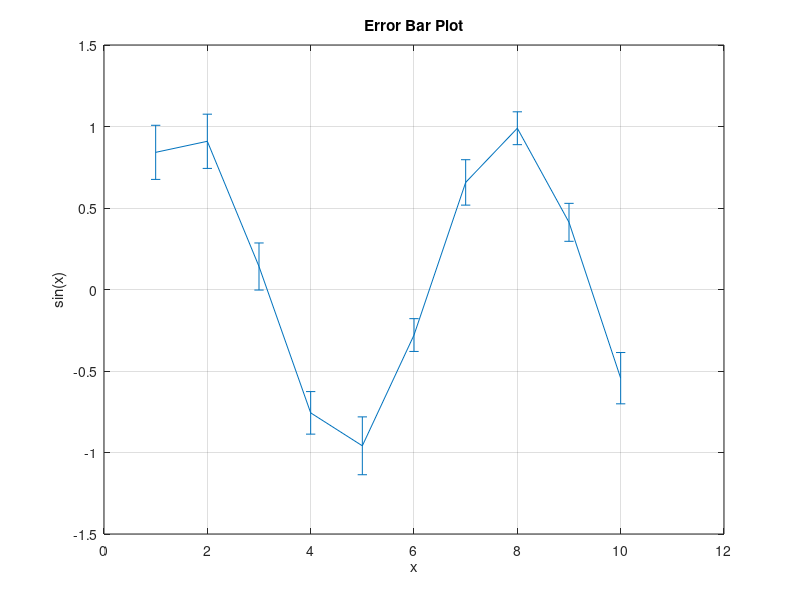

Recreate this plot in MATLAB.
% errorbar - Line plot with error bars
% Demonstrates vertical error bars

x = 1:10;
y = sin(x);
err = 0.1 + 0.1 * rand(1, 10);

figure;
errorbar(x, y, err);
title('Error Bar Plot');
xlabel('x');
ylabel('sin(x)');
grid on;
